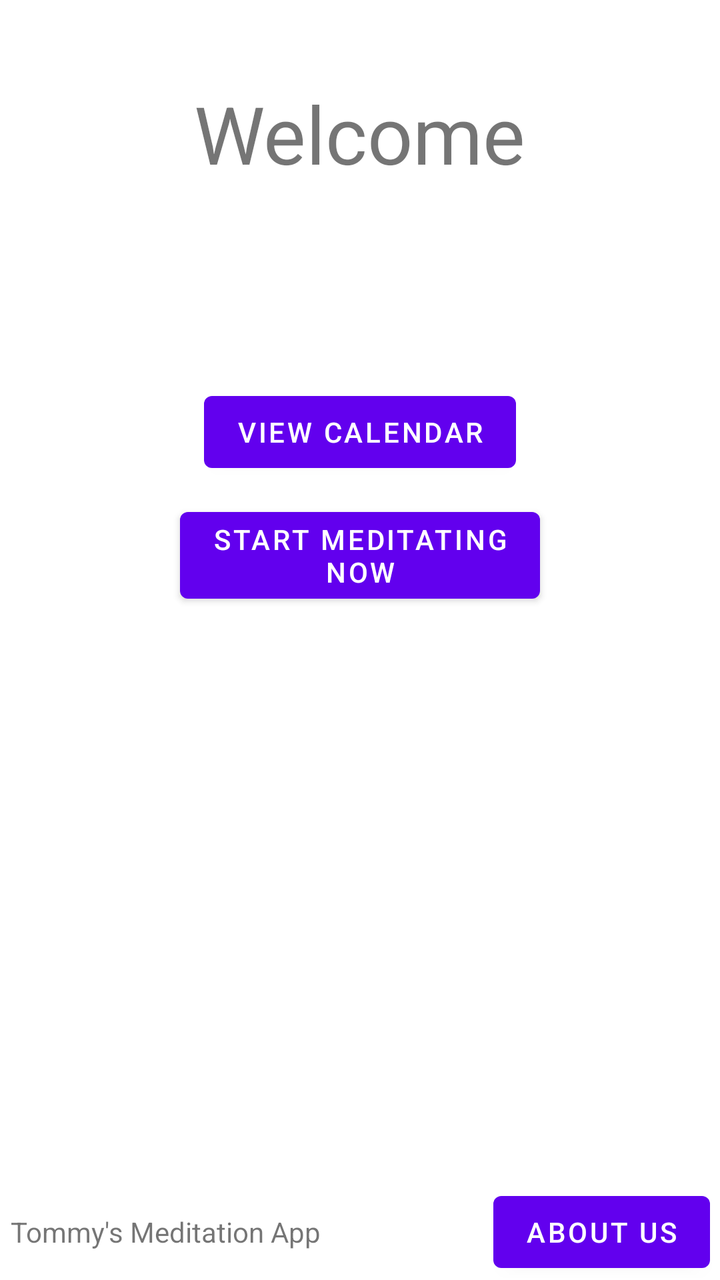
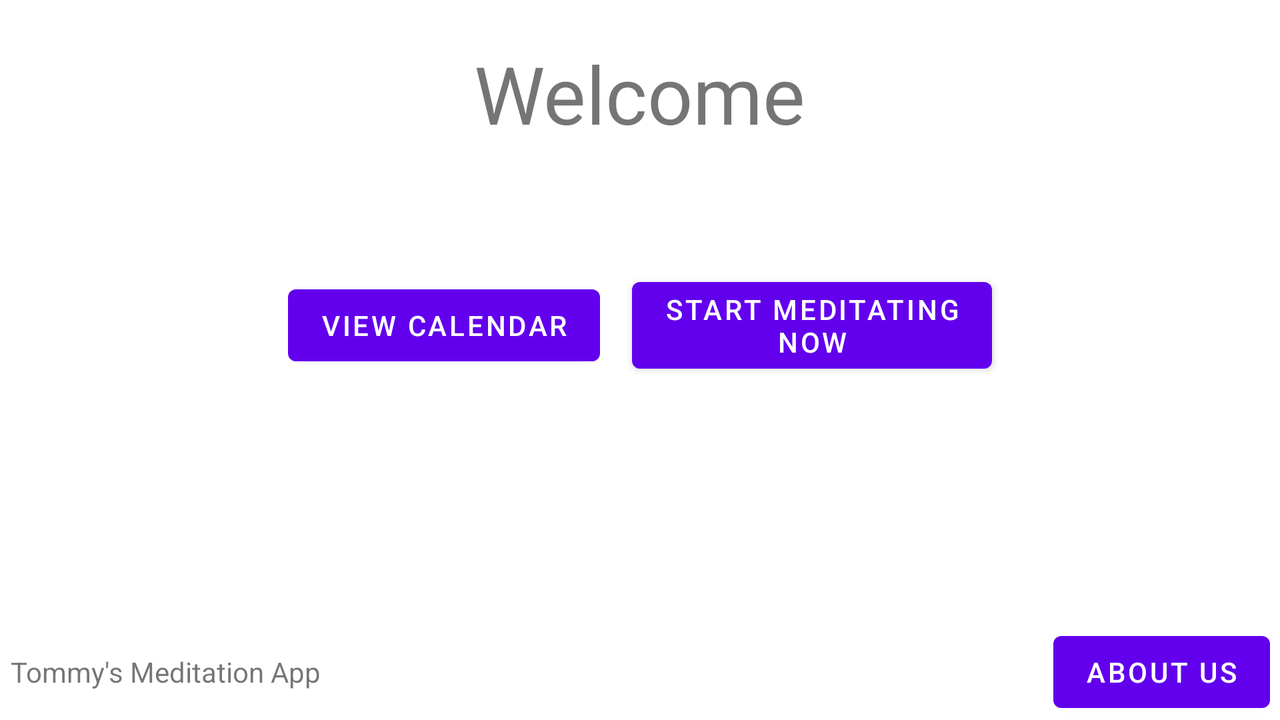

An Android layout and its configuration variant, each rendered on a device that would load it. The default file and the variant file are quoted in full after the pictures.
<!-- AndroidManifest.xml: application theme AppTheme -->
<!-- res/layout/activity_main.xml -->
<?xml version="1.0" encoding="utf-8"?>
<RelativeLayout xmlns:android="http://schemas.android.com/apk/res/android"
    xmlns:app="http://schemas.android.com/apk/res-auto"
    xmlns:tools="http://schemas.android.com/tools"
    android:layout_width="match_parent"
    android:layout_height="match_parent"
    tools:context=".MainActivity">

    <TextView
        android:layout_width="wrap_content"
        android:layout_height="wrap_content"
        android:text="Welcome"
        android:id="@+id/tvWelcome"
        android:layout_centerHorizontal="true"
        android:textSize="40dp"
        android:layout_marginTop="40dp"/>

    <TextView
        android:layout_width="wrap_content"
        android:layout_height="wrap_content"
        android:text=""
        android:id="@+id/tvStreak"
        android:layout_below="@+id/tvWelcome"
        android:layout_centerHorizontal="true"
        android:layout_marginTop="15dp"
        android:textSize="25dp"
        android:gravity="center"/>



    <Button
        android:layout_width="wrap_content"
        android:layout_height="wrap_content"
        android:text="View Calendar"
        android:layout_centerHorizontal="true"
        android:id="@+id/btnViewCalendar"
        android:layout_below="@+id/tvStreak"
        android:layout_marginTop="50dp"/>

    <Button
        android:layout_width="wrap_content"
        android:layout_height="wrap_content"
        android:text="Start Meditating\nNow"
        android:layout_below="@+id/btnViewCalendar"
        android:layout_centerHorizontal="true"
        android:layout_marginTop="10dp"
        android:id="@+id/btnStart"/>

    <include layout="@layout/footer"/>

</RelativeLayout>
<!-- res/layout/footer.xml (included above) -->
<?xml version="1.0" encoding="utf-8"?>
<RelativeLayout xmlns:android="http://schemas.android.com/apk/res/android"
    android:layout_width="match_parent"
    android:layout_height="wrap_content"
    android:layout_alignParentBottom="true">

    <TextView
        android:id="@+id/tvFooter"
        android:layout_width="wrap_content"
        android:layout_height="wrap_content"
        android:text="Tommy's Meditation App"
        android:gravity="right"
        android:layout_centerVertical="true"
        android:layout_marginStart="5dp"/>
    <Button
        android:layout_width="wrap_content"
        android:layout_height="wrap_content"
        android:id="@+id/btnAbout"
        android:text="About us"
        android:layout_alignParentEnd="true"
        android:layout_marginEnd="5dp"
        android:onClick="onAboutButtonClick"
        />

</RelativeLayout>
<!-- resources referenced by this layout -->
<resources>
  <style name="AppTheme" parent="Theme.MaterialComponents.Light">
          
      </style>
</resources>
<!-- res/layout-land/activity_main.xml (the repository's variant of the layout above) -->
<!-- drawn on the phone turned sideways -->
<?xml version="1.0" encoding="utf-8"?>
<RelativeLayout xmlns:android="http://schemas.android.com/apk/res/android"
    xmlns:app="http://schemas.android.com/apk/res-auto"
    xmlns:tools="http://schemas.android.com/tools"
    android:layout_width="match_parent"
    android:layout_height="match_parent"
    tools:context=".MainActivity">

    <TextView
        android:layout_width="wrap_content"
        android:layout_height="wrap_content"
        android:text="Welcome"
        android:id="@+id/tvWelcome"
        android:layout_centerHorizontal="true"
        android:textSize="40dp"
        android:layout_marginTop="20dp"/>

    <TextView
        android:layout_width="wrap_content"
        android:layout_height="wrap_content"
        android:text=""
        android:id="@+id/tvStreak"
        android:layout_below="@+id/tvWelcome"
        android:layout_centerHorizontal="true"
        android:layout_marginTop="8dp"
        android:textSize="25dp"
        android:gravity="center"/>



    <LinearLayout
        android:layout_width="match_parent"
        android:layout_height="wrap_content"
        android:orientation="horizontal"
        android:gravity="center_horizontal"
        android:layout_marginTop="20dp"
        android:layout_below="@+id/tvStreak">

        <Button
            android:layout_width="wrap_content"
            android:layout_height="wrap_content"
            android:text="View Calendar"
            android:id="@+id/btnViewCalendar"
            android:layout_gravity="center_vertical"/>

        <Button
            android:layout_width="wrap_content"
            android:layout_height="wrap_content"
            android:text="Start Meditating\nNow"
            android:id="@+id/btnStart"
            android:layout_marginStart="16dp"
            android:layout_gravity="center_vertical"/>
    </LinearLayout>


    <include layout="@layout/footer"/>

</RelativeLayout>
